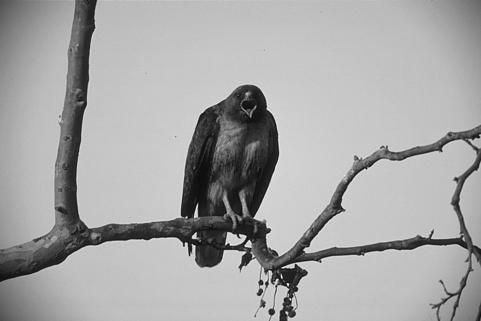
#> input picture Berkley Dataset/42049.jpg, 481 x 321 px, found by its file name
$ python EdgeDetector.py   (Python 2 division)
#> lines starting #> are read from the running program, lines starting #| are printed output that depends on the picture
#> further down, Image1 is the input picture: shape (321, 481); min 0, max 249, mean 166.1
from PIL import Image
import numpy as num, math
import numpy as np
from math import pi, sqrt, exp
from copy import deepcopy
import matplotlib.pyplot as plt
from numpy import matrix
import matplotlib.cm as cm


#Step1: Creating a 1D Gaussian Mask G to convolve with I. Standard Deviation for the function "gauss( , )"
# n/2 represents the number of points on either side of 0 on number line
def gauss(n,sigma):
    r = range(-int(n/2),int(n/2)+1)
    return [1 / (sigma * sqrt(2*pi)) * exp(-float(x)**2/(2*sigma**2)) for x in r]

#1D Mask for the first Derivative of the Gaussian Kernel
def gaussDeriv(n,sigma):
    r = range(-int(n/2),int(n/2)+1)
    return [-x / (sigma**3*sqrt(2*pi)) * exp(-float(x)**2/(2*sigma**2)) for x in r]

# Canny Edge detector
def Canny(I):

#Step2: Creating a 1D Gaussian Mask G to convolve with I. Standard Deviation for the function "gauss( , )"
# n/2 represents the number of points on either side of 0 on number line
    Igx= []
    g = gauss(7,2)
    for i in range(len(I[:,0])):
        x = np.convolve(I[i,:], g)
        Igx.append(x)
#> after the loop, Igx = 321 items
    Igx = np.array(np.matrix(Igx))# Ix'
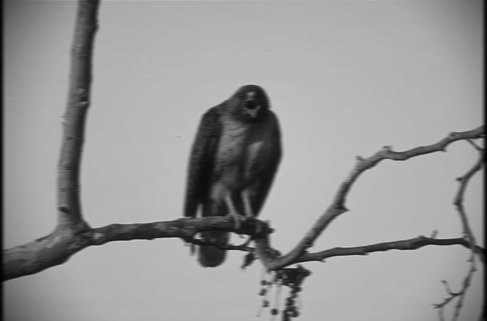
#> Igx: shape (321, 487) float64; min 1.04, max 209, mean 151.4


#Step3 : 1D Mask for the first Derivative of the Gaussian in y direction using np.convolve function
#Transpose is taken in order to do the convultion downwards along the y axis
    IgyT=[]
    for i in range (len(I[0,:])):
        y = np.convolve(I[:,i], g)
        IgyT.append(y)
#> after the loop, IgyT = 481 items
    Igy = np.transpose(IgyT)
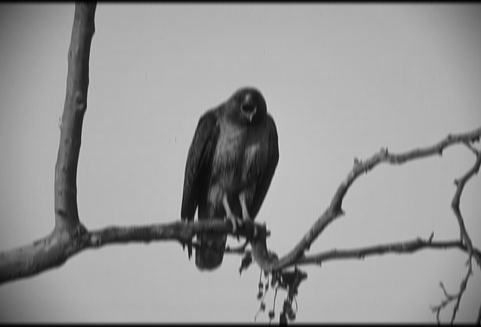
#> Igy: shape (327, 481) float64; min 1.17, max 212.1, mean 150.5

#Step4: x component convolved with the derivative of the Gaussian, we get the Idgx
    gd = gaussDeriv(7,2)
    Igdx=[]
    for i in range (len(Igx[:,0])):
        x = np.convolve(Igx[i,:], gd)
        Igdx.append(x)
#> after the loop, Igdx = 321 items

# y component convolved with the derivatiev of the Gaussian, we get Idgy
    IgdyT=[]
    for i in range (len(Igy[0,:])):
        y = np.convolve(Igy[:,i], gd)
        IgdyT.append(y)
#> after the loop, IgdyT = 481 items

    Igdy= np.transpose(IgdyT)
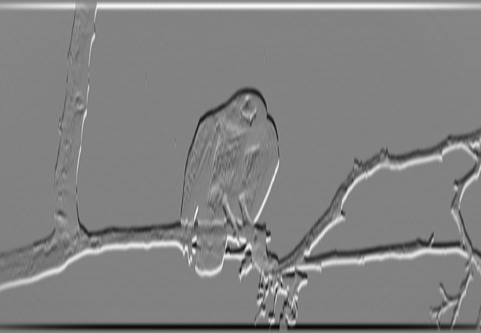
#> Igdy: shape (333, 481) float64; min -21.19, max 20.23, mean 0; drawn with min black and max white

#Step 5: Calculation for magnitude of the edge response by taking square root of sum of squares of the x and  y convolved in step 4
    Igdxsq= np.square(Igdx)
    Igdysq= np.square(Igdy)
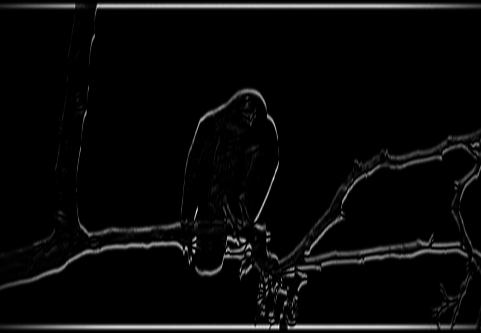
#> Igdysq: shape (333, 481) float64; min 0, max 448.9, mean 15.8; drawn with min black and max white

    Mxy =[]
    for i in  range (len(Igdxsq)):
        temp = []
        for j in range (len(Igdysq[0,:])):
            temp.append(sqrt(Igdxsq[i,j] + Igdysq[i,j]))
            if(j == len(Igdysq[0,:])-1):
                Mxy.append(temp)
#> after the loop, Mxy = 321 items
    Mxy = np.array(np.matrix(Mxy))

#Step6: Non-Maximum Suppression Algorithm

    A= np.array(np.matrix(Igdx))
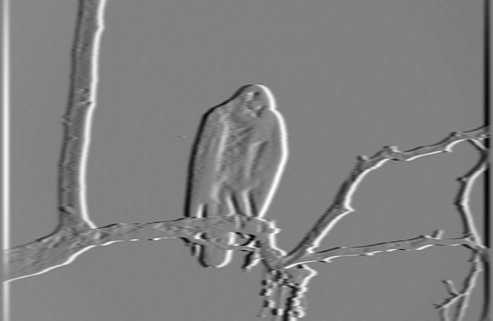
#> A: shape (321, 493) float64; min -18.94, max 18.39, mean -8.71e-18; drawn with min black and max white
    B= np.array(np.matrix(Igdy))
    AngleDeg =[]

#  finding the Angle Theta using atan2 for Gaussian derivatives Ix and Iy
    for i in range(len(Igdx)):
        temp=[]
        for j in range(len(Igdy[0,:])):
            temp.append((math.atan2(B[i,j],A[i,j]))*180/pi)
            if(j == len(Igdy[0,:])-1):
                AngleDeg.append(temp)
#> after the loop, AngleDeg = 321 items

# converting the angles from radians to Degrees and store it in an array matrix
    Angle= np.array(np.matrix(AngleDeg))
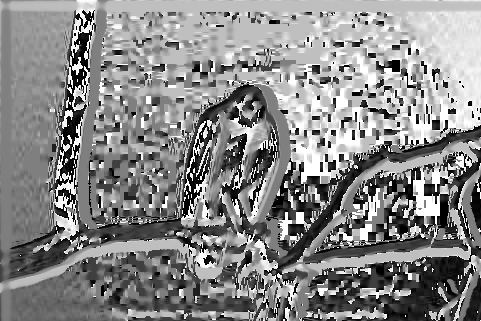
#> Angle: shape (321, 481) float64; min -180, max 180, mean 13.1; drawn with min black and max white

    MxyTemp = Mxy
    NonMax  = deepcopy(Mxy)


    for i in range(len(Angle[:,0])):
        for j in range(len(Angle[0,:])):
            try:
            #Horizontal Edge

                if ((-22.5< Angle[i,j] <= 22.5) | ( -157.5 < Angle[i,j] <= 157.5)):
                    if((MxyTemp[i,j] < MxyTemp[i+1,j]) | (MxyTemp[i, j] < MxyTemp[i-1,j])):
                        NonMax[i,j] = 0

            #Vertical Edge

                if ((-112.5 < Angle[i,j] <= -67.5) | ( 67.5 < Angle[i,j] <= 112.5)):
                    if((MxyTemp[i,j] < MxyTemp[i,j+1]) | (MxyTemp[i, j] < MxyTemp[i,j-1])):
                        NonMax[i,j] = 0


            #+45 Degree Edge

                if ((-67.5 < Angle[i,j] <= -22.5) | ( 112.5 < Angle[i,j] <= 157.5)):
                    if((MxyTemp[i,j] < MxyTemp[i+1,j+1]) | (MxyTemp[i, j] < MxyTemp[i+1,j+1])):
                        NonMax[i,j] = 0

            #-45 degree Edge

                if ((-157.5 < Angle[i,j] <= -112.5) | (22.5 < Angle[i,j] <= 67.5 )):
                    if((MxyTemp[i,j] < MxyTemp[i-1,j-1]) | (MxyTemp[i, j] < MxyTemp[i+1,j+1])):
                        NonMax[i,j] = 0


            except IndexError:
                pass
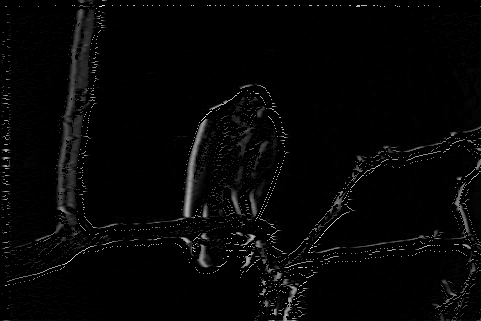
#> NonMax: shape (321, 481) float64; min 0, max 25.08, mean 0.6; drawn with min black and max white


#Hysterisis Thresholding
# We would be suppressing the residuals in 8 directions around the pixel

    NonMax =(matrix(NonMax))
    Hyst = deepcopy(NonMax)
    u = v = 0
    highT = 4.5 # The Non Maximum suppression matrix was checked for several points of
    lowT = 1.5  #thresholds to suppress the non edge points
    maxm = 255 # we would be using this to set the pixel in order to make it a edge in the following for loops

    for i in range(len(Hyst[:,0])-1):
        for j in range(len(Hyst[0,:])-1):
	   u = i
	   v = j
	   while((u!=0)&(v!=0)):
	       if (Hyst[u,v] >=highT):
		  Hyst[u,v] = maxm
		  try:
		      if (lowT<=Hyst[u+1,v] < highT):
		          Hyst[u+1,v] = maxm
			  u = u+1
			  v = v
		      elif (lowT<=Hyst[u-1,v]<highT):
			  Hyst[u-1,v] = maxm
			  u = u-1
			  v= v
		      elif (lowT<=Hyst[u+1,v+1]<highT):
			  Hyst[u+1,y+1] = maxm
			  u = u+1
			  v = v+1
		      elif (lowT<=Hyst[u-1,v-1]<highT):
			  Hyst[u-1,v-1] = maxm
			  u = u-1
			  v = v-1
		      elif (lowT<=Hyst[u,v+1]<highT):
			  Hyst[u,v+1] = maxm
			  u = u
			  v = v+1
		      elif (lowT<=Hyst[u,v-1]<highT):
			  Hyst[u,v-1] = maxm
			  u = u
			  v = v-1
		      elif (lowT<=Hyst[u-1,v+1]<highT):
			  Hyst[u-1,v+1] = maxm
			  u = u-1
			  v = v+1
		      elif (lowT<=Hyst[u+1,v-1]<highT):
			  Hyst[u+1,v-1] = maxm
			  u = u+1
			  v = v-1
		      else:
			  u = 0
			  v = 0
                  except IndexError:
                                    u = 0
                                    v = 0
	       elif (lowT<= Hyst[u,v]<highT):
	           Hyst[u,v] = maxm
	       else:
	           Hyst[u,v] = 0
                   u = 0
                   v = 0

    plt.figure()

    plt.subplot(3,3,1)
    plt.title('Input Image')
    plt.imshow(I,cmap = cm.gray)

    plt.subplot(3,3,2)
    plt.title('Image masked with Gaussian along x axis: Ix')
    plt.imshow(Igx,cmap = cm.gray)


    plt.subplot(3,3,3)
    plt.title('Image masked with Gaussian along y axis : Iy')
    plt.imshow(Igy,cmap = cm.gray)


    plt.subplot(3,3,4)
    plt.title('Image masked with Gaussian Derivative along x axis : Ix`')
    plt.imshow(Igdx,cmap = cm.gray)


    plt.subplot(3,3,5)
    plt.title('Image masked with Gaussian Derivative along y axis : Iy`')
    plt.imshow(Igdy,cmap = cm.gray)


    plt.subplot(3,3,6)
    plt.title('Image Edge Response Magnitude M(x,y) ')
    plt.imshow(Mxy,cmap = cm.gray)


    plt.subplot(3,3,7)
    plt.title('Non Maximum Suppressed')
    plt.imshow(NonMax,cmap = cm.gray)


    plt.subplot(3,3,8)
    plt.title('After Hysterisis Thresholding')
    plt.imshow(Hyst,cmap = cm.gray)

    plt.show()


#Please change the path to image folder

Image1= num.array(Image.open('C:/Users/Kiran/Desktop/Documents/UCF/Academics/Computer Vision/Assignment1/Prob1/42049.jpg'))
#Function Called
Canny(Image1)

$ run again, with Berkley Dataset/135069.jpg copied over Berkley Dataset/42049.jpg
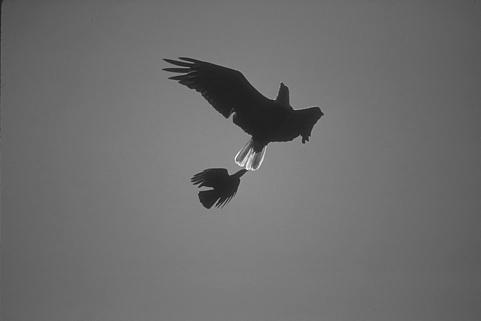
#> input picture Berkley Dataset/135069.jpg, 481 x 321 px, found by its file name
#> Image1 is the input picture: shape (321, 481); min 22, max 253, mean 109.4
#> after the loop in Canny, `for i in range(len(I[:,0])):`: Igx = 321 items
#> after the loop in Canny, `for i in range (len(I[0,:])):`: IgyT = 481 items
#> after the loop in Canny, `for i in range (len(Igx[:,0])):`: Igdx = 321 items
#> after the loop in Canny, `for i in range (len(Igy[0,:])):`: IgdyT = 481 items
#> after the loop in Canny, `for i in  range (len(Igdxsq)):`: Mxy = 321 items
#> in Canny, `A= np.array(np.matrix(Igdx))`:
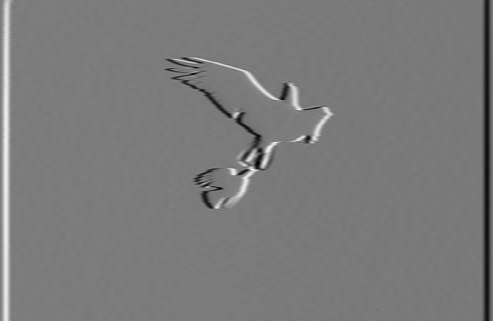
#> A: shape (321, 493) float64; min -10.67, max 11.44, mean 1.9e-17; drawn with min black and max white
#> after the loop in Canny, `for i in range(len(Angle[:,0])):`:
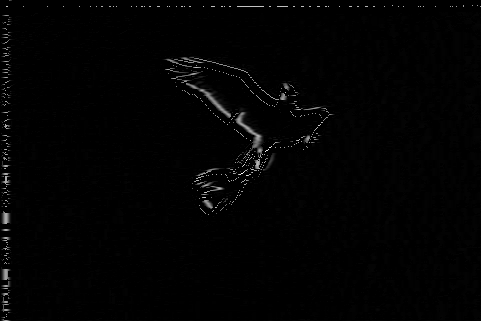
#> NonMax: shape (321, 481) float64; min 0, max 14.74, mean 0.16; drawn with min black and max white

$ run again, with Berkley Dataset/147091.jpg copied over Berkley Dataset/42049.jpg
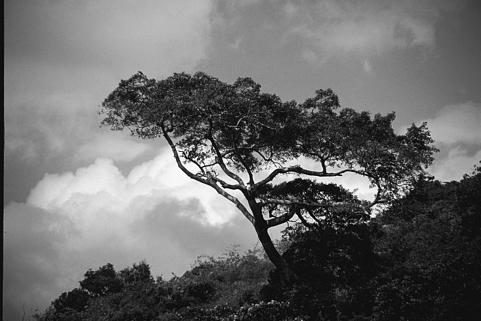
#> input picture Berkley Dataset/147091.jpg, 481 x 321 px, found by its file name
#> Image1 is the input picture: shape (321, 481); min 0, max 255, mean 106.7
#> after the loop in Canny, `for i in range(len(I[:,0])):`: Igx = 321 items
#> after the loop in Canny, `for i in range (len(I[0,:])):`: IgyT = 481 items
#> after the loop in Canny, `for i in range (len(Igx[:,0])):`: Igdx = 321 items
#> after the loop in Canny, `for i in range (len(Igy[0,:])):`: IgdyT = 481 items
#> after the loop in Canny, `for i in  range (len(Igdxsq)):`: Mxy = 321 items
#> after the loop in Canny, `for i in range(len(Angle[:,0])):`:
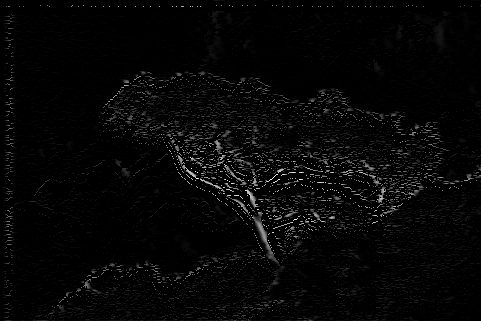
#> NonMax: shape (321, 481) float64; min 0, max 27.22, mean 0.7; drawn with min black and max white
